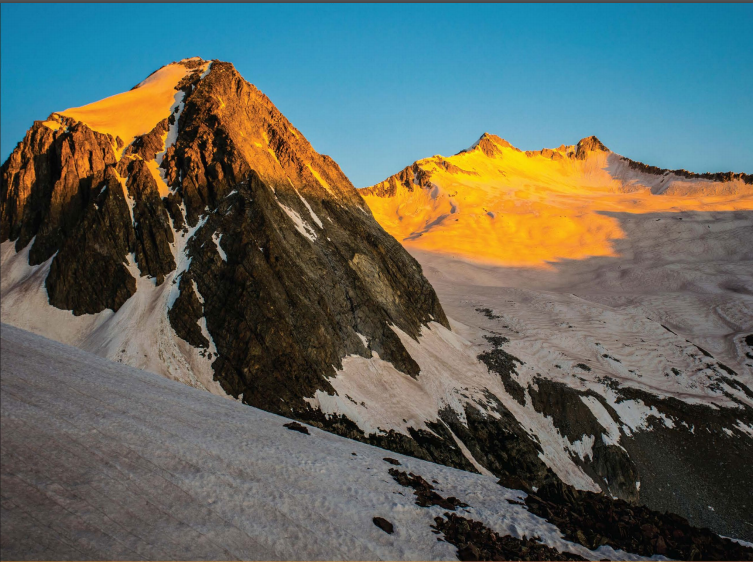
//> input picture OpenCV_MoneyCounter/imagens_usadas_para_os_ex/image.png, 753 x 562 px
$ ./main   (built with g++ and OpenCV 4)
//> lines starting //> are read from the running program, lines starting //| are printed output that depends on the picture
#include<opencv2/core/core.hpp>
#include<opencv2/imgproc/imgproc.hpp>
#include<opencv2/highgui/highgui.hpp>

#include<iostream>
#include <stdio.h>
#include <conio.h>

//using namespace viz;
using namespace cv;
using namespace std;


static void callbackButton( int event, void* ){

}

int main(){
    string imgloc="F:\\universidade-eletronica\\4ano\\42VISAO\\image.png";
    Mat img;
    Point ponto(20,50);
    int blue=255,green=0,red=0;
    Scalar cor(blue,green,red);

    img= imread(imgloc);
//> img is the input picture: 562 rows x 753 cols, CV_8UC3; mean B, G, R 94.4, 101.7, 93.9
    if(img.empty()){
        cout<<"Empty image"<<endl;
        return -1;
    }

    //putText(img,"Texto que queremos",ponto,FONT_HERSHEY_SIMPLEX,2.0,cor);
    namedWindow ("Nome da janela",CV_WINDOW_AUTOSIZE|CV_GUI_EXPANDED);

    imshow("Nome da janela",img);
    // [16 lines of commented-out code are left out]

    while(1){
        Mat aux=img.clone();
        char c=waitKey(10);
//> the key 'a' is pressed

        if(c=='a'){
            cvtColor(aux,aux,CV_BGR2GRAY);
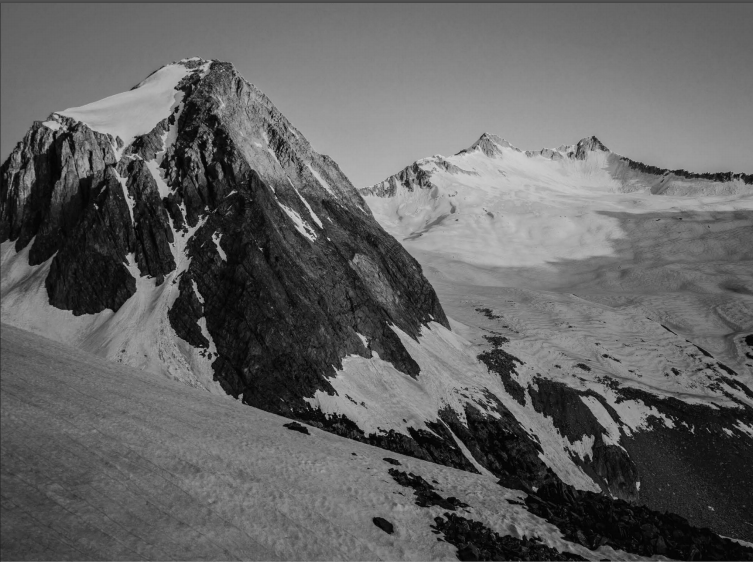
//> aux: 562 rows x 753 cols, CV_8UC1; min 1, max 216, mean 98.5
//> the key 'd' is pressed
            imshow("Nome da janela",aux);
        }
        else if(c=='s'){
            cvtColor(aux,aux,CV_BGR2HSV);
            imshow("Nome da janela",aux);
        }
        else if(c=='d'){
            cvtColor(aux,aux,CV_BGR2HLS);
//> aux: 562 rows x 753 cols, CV_8UC3; mean of channels 0, 1, 2 48.7, 94.3, 85.8
            imshow("Nome da janela",aux);
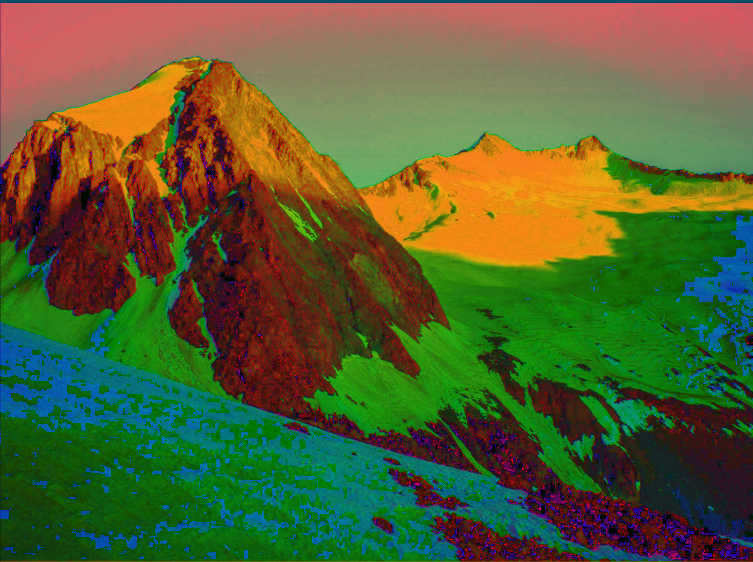
//> window 'Nome da janela': 562 rows x 753 cols, CV_8UC3; mean B, G, R 48.7, 94.3, 85.8
//> the Esc key is pressed
        }

    }
    return 0;
}

$ run again, with OpenCV_MoneyCounter/imagens_usadas_para_os_ex/small1.jpg saved as OpenCV_MoneyCounter/imagens_usadas_para_os_ex/image.png
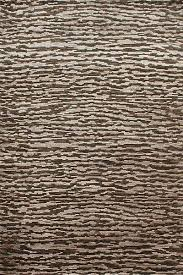
//> input picture OpenCV_MoneyCounter/imagens_usadas_para_os_ex/small1.jpg, 183 x 275 px
//> img is the input picture: 275 rows x 183 cols, CV_8UC3; mean B, G, R 98.7, 112.8, 128.2
//> `imshow("Nome da janela",aux);`:
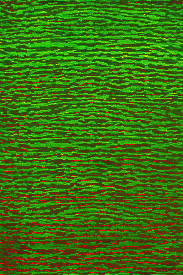
//> window 'Nome da janela': 275 rows x 183 cols, CV_8UC3; mean B, G, R 14.5, 113.7, 60.4

$ run again, with OpenCV_MoneyCounter/imagens_usadas_para_os_ex/small2.jpg saved as OpenCV_MoneyCounter/imagens_usadas_para_os_ex/image.png
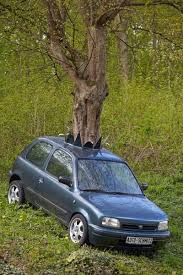
//> input picture OpenCV_MoneyCounter/imagens_usadas_para_os_ex/small2.jpg, 183 x 275 px
//> img is the input picture: 275 rows x 183 cols, CV_8UC3; mean B, G, R 63.9, 101.6, 100.5
//> `cvtColor(aux,aux,CV_BGR2GRAY);`:
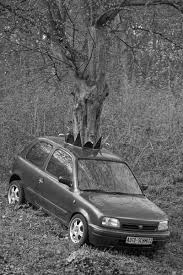
//> aux: 275 rows x 183 cols, CV_8UC1; min 0, max 254, mean 97
//> `imshow("Nome da janela",aux);`:
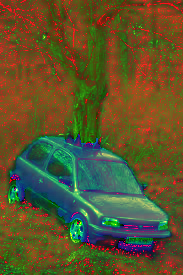
//> window 'Nome da janela': 275 rows x 183 cols, CV_8UC3; mean B, G, R 44.5, 83.3, 92.3
